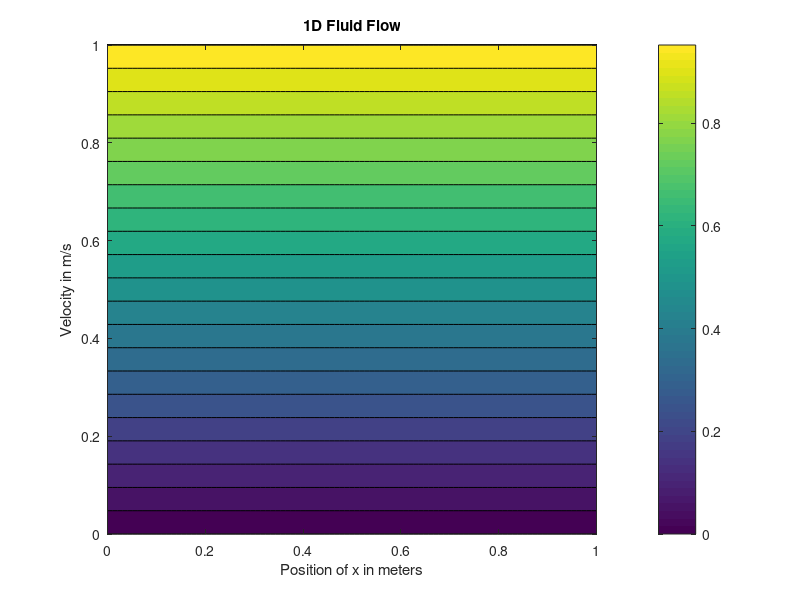

MATLAB code for this plot:

Lx = 1
Ly = 1
Nx = 100
Ny = 100

x = linspace (0, Lx, Nx);
y = linspace (0, Ly, Ny);
[X, Y] = meshgrid(x, y);
U = Y;
V = 0;
v_mag = sqrt(U.^2 + V.^2);
figure;
contourf(X, Y, v_mag, 20);
colorbar;
title ('1D Fluid Flow');
xlabel ('Position of x in meters')
ylabel ('Velocity in m/s')
axis equal
saveas (gcf, 'prob4.png');
